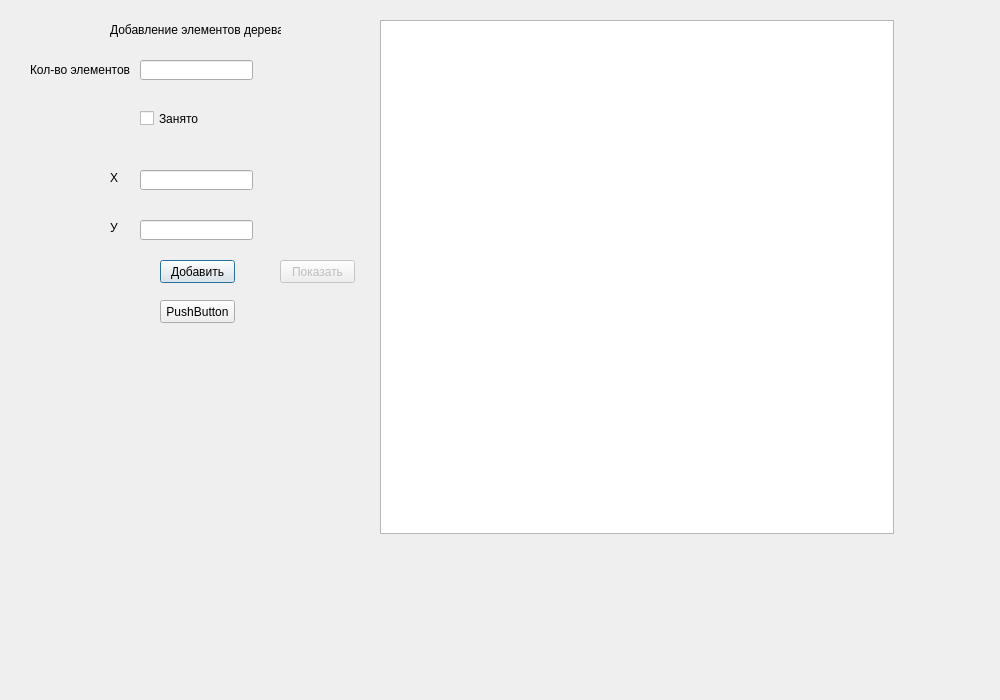
<?xml version="1.0" encoding="UTF-8"?>
<ui version="4.0">
 <class>Dialog</class>
 <widget class="QDialog" name="Dialog">
  <property name="geometry">
   <rect>
    <x>0</x>
    <y>0</y>
    <width>1000</width>
    <height>700</height>
   </rect>
  </property>
  <property name="acceptDrops">
   <bool>false</bool>
  </property>
  <property name="windowTitle">
   <string>Dialog</string>
  </property>
  <widget class="QPushButton" name="pushButton">
   <property name="geometry">
    <rect>
     <x>160</x>
     <y>260</y>
     <width>75</width>
     <height>23</height>
    </rect>
   </property>
   <property name="text">
    <string>Добавить</string>
   </property>
  </widget>
  <widget class="QLabel" name="label">
   <property name="geometry">
    <rect>
     <x>110</x>
     <y>20</y>
     <width>171</width>
     <height>20</height>
    </rect>
   </property>
   <property name="text">
    <string>Добавление элементов дерева</string>
   </property>
  </widget>
  <widget class="QLineEdit" name="lineEdit">
   <property name="geometry">
    <rect>
     <x>140</x>
     <y>170</y>
     <width>113</width>
     <height>20</height>
    </rect>
   </property>
  </widget>
  <widget class="QLineEdit" name="lineEdit_2">
   <property name="geometry">
    <rect>
     <x>140</x>
     <y>220</y>
     <width>113</width>
     <height>20</height>
    </rect>
   </property>
  </widget>
  <widget class="QLineEdit" name="lineEdit_3">
   <property name="geometry">
    <rect>
     <x>140</x>
     <y>60</y>
     <width>113</width>
     <height>20</height>
    </rect>
   </property>
  </widget>
  <widget class="QLabel" name="label_2">
   <property name="geometry">
    <rect>
     <x>30</x>
     <y>60</y>
     <width>101</width>
     <height>20</height>
    </rect>
   </property>
   <property name="text">
    <string>Кол-во элементов</string>
   </property>
  </widget>
  <widget class="QLabel" name="label_3">
   <property name="geometry">
    <rect>
     <x>110</x>
     <y>170</y>
     <width>21</width>
     <height>16</height>
    </rect>
   </property>
   <property name="text">
    <string>Х</string>
   </property>
  </widget>
  <widget class="QLabel" name="label_4">
   <property name="geometry">
    <rect>
     <x>110</x>
     <y>220</y>
     <width>16</width>
     <height>16</height>
    </rect>
   </property>
   <property name="text">
    <string>У</string>
   </property>
  </widget>
  <widget class="QPushButton" name="pushButton_2">
   <property name="enabled">
    <bool>false</bool>
   </property>
   <property name="geometry">
    <rect>
     <x>280</x>
     <y>260</y>
     <width>75</width>
     <height>23</height>
    </rect>
   </property>
   <property name="text">
    <string>Показать</string>
   </property>
  </widget>
  <widget class="QGraphicsView" name="graphicsView">
   <property name="geometry">
    <rect>
     <x>380</x>
     <y>20</y>
     <width>514</width>
     <height>514</height>
    </rect>
   </property>
  </widget>
  <widget class="QCheckBox" name="checkBox">
   <property name="geometry">
    <rect>
     <x>140</x>
     <y>110</y>
     <width>70</width>
     <height>17</height>
    </rect>
   </property>
   <property name="text">
    <string>Занято</string>
   </property>
  </widget>
  <widget class="QPushButton" name="pushButton_3">
   <property name="geometry">
    <rect>
     <x>160</x>
     <y>300</y>
     <width>75</width>
     <height>23</height>
    </rect>
   </property>
   <property name="text">
    <string>PushButton</string>
   </property>
  </widget>
 </widget>
 <resources/>
 <connections/>
</ui>
